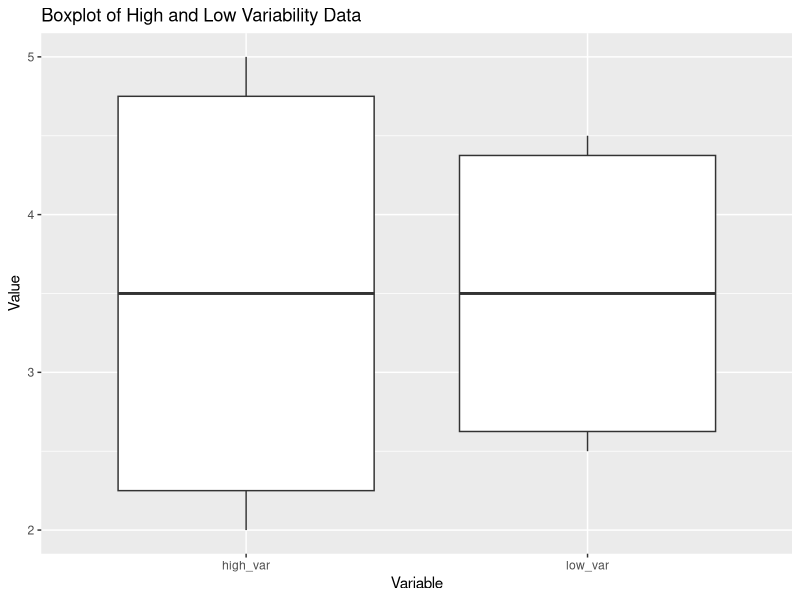
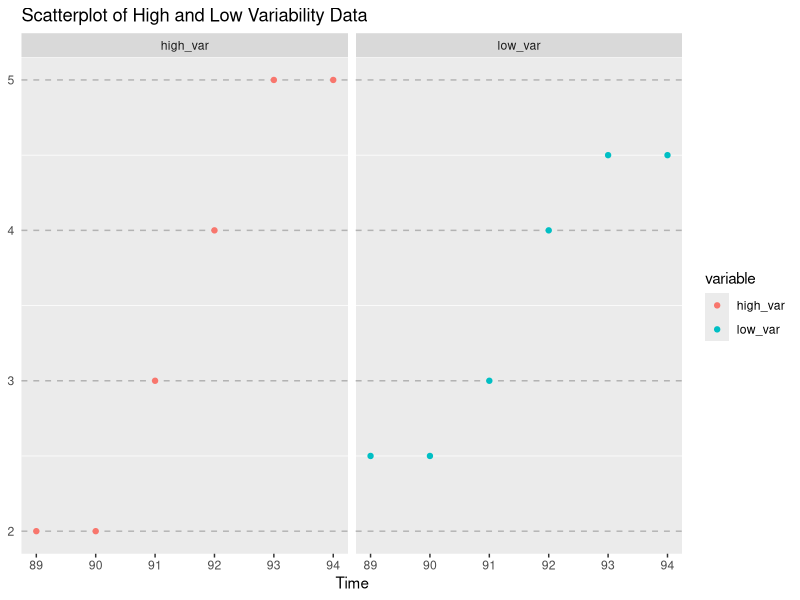
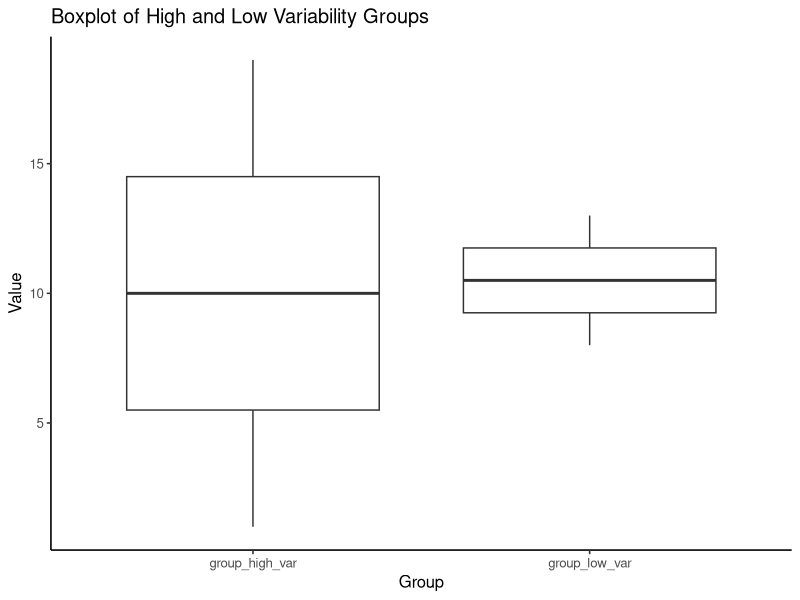
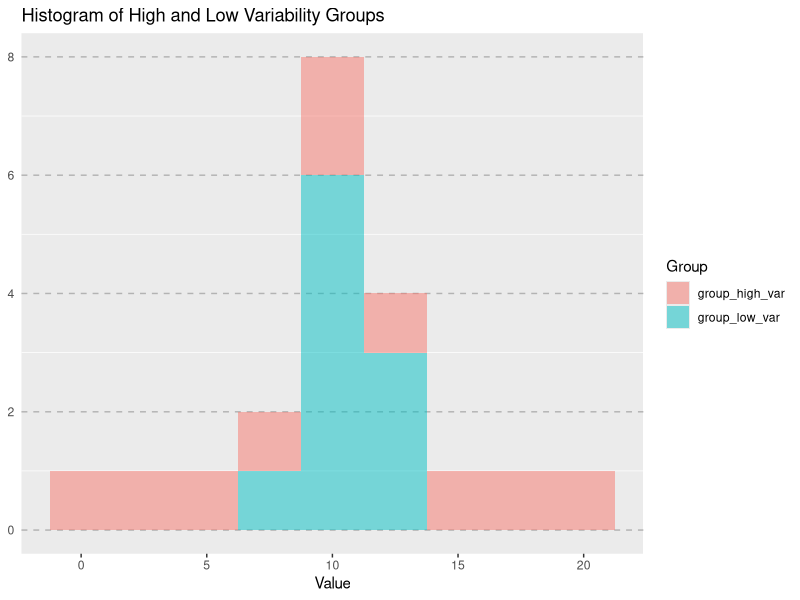
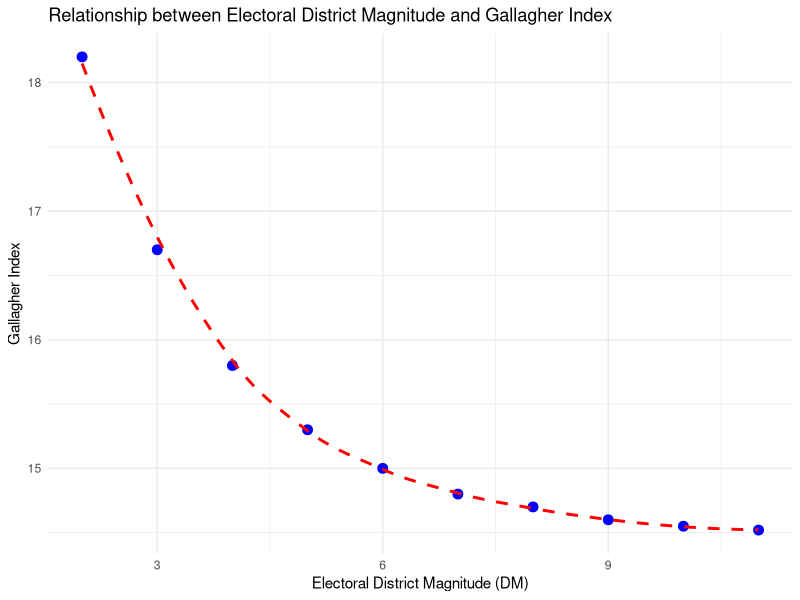
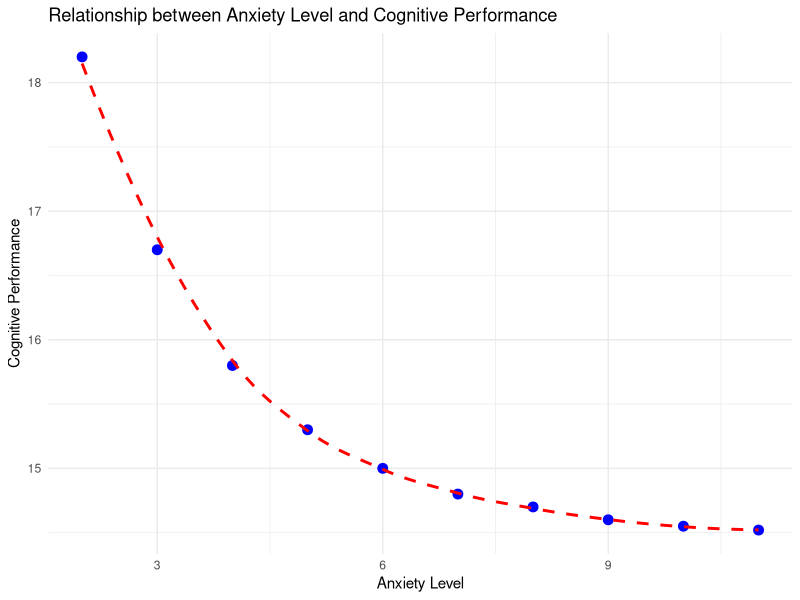
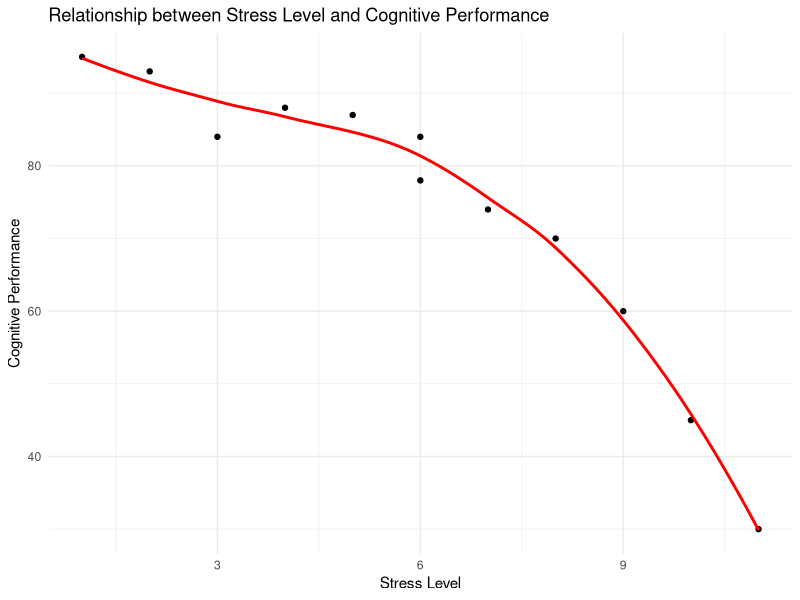
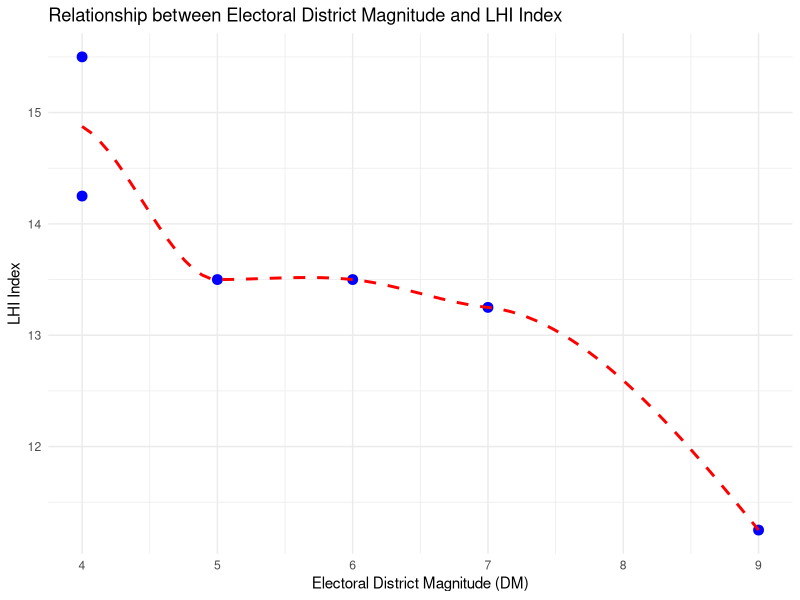

The R source for these figures, in order:
## ---- chunk 1
knitr::opts_chunk$set(echo = TRUE, warning = FALSE, message = FALSE)
library(tidyverse)
library(ggpubr)
## ---- chunk 2
high_var <- c(2, 2, 3, 4, 5, 5)
low_var <- c(2.5, 2.5, 3, 4, 4.5, 4.5)

sd_high_var <- sd(high_var)
sd_low_var <- sd(low_var)

cat("Standard Deviation (High Variability):", round(sd_high_var, 2), "\n")
cat("Standard Deviation (Low Variability):", round(sd_low_var, 2), "\n")

cat("Variance (High Variability):", round(var(high_var), 2), "\n")
cat("Variance (Low Variability):", round(var(low_var), 2), "\n")
## ---- chunk 3
data_sd <- data.frame(time = c(89:94), high_var = high_var, low_var = low_var)

data_long_sd <- data_sd %>%
  pivot_longer(cols = c(high_var, low_var),
               names_to = "variable",
               values_to = "value")

ggplot(data = data_long_sd, aes(x = variable, y = value)) + 
  geom_boxplot() +
  labs(title = "Boxplot of High and Low Variability Data",
       x = "Variable", y = "Value")

ggplot(data = data_long_sd, aes(x = time, y = value, color = variable)) + 
  geom_point() + 
  facet_wrap(vars(variable)) + 
  theme_cleveland() +
  labs(title = "Scatterplot of High and Low Variability Data",
       x = "Time", y = "Value")
## ---- chunk 4
group_high_var <- c(85, 90, 95, 100, 105, 110, 115, 120, 125, 130)
group_low_var <- c(96, 97, 98, 99, 100, 101, 102, 103, 104, 105)

sd_high_var <- sd(group_high_var)
sd_low_var <- sd(group_low_var)

cat("Standard Deviation (High Variability):", round(sd_high_var, 2), "\n")
cat("Standard Deviation (Low Variability):", round(sd_low_var, 2), "\n")
## ---- chunk 5
group_high_var <- c(1, 3, 5, 7, 9, 11, 13, 15, 17, 19)
group_low_var <- c(8, 9, 9, 10, 10, 11, 11, 12, 12, 13)

sd_high_var <- sd(group_high_var)
sd_low_var <- sd(group_low_var)

cat("Standard Deviation (High Variability):", round(sd_high_var, 2), "\n")
cat("Standard Deviation (Low Variability):", round(sd_low_var, 2), "\n")
## ---- chunk 6
cat("High Variability Group:\n")
cat("25th percentile:", quantile(group_high_var, 0.25), "\n")
cat("Median:", median(group_high_var), "\n")
cat("75th percentile:", quantile(group_high_var, 0.75), "\n")

cat("\nLow Variability Group:\n")
cat("25th percentile:", quantile(group_low_var, 0.25), "\n")
cat("Median:", median(group_low_var), "\n")
cat("75th percentile:", quantile(group_low_var, 0.75), "\n")
## ---- chunk 7
data_sd_dm <- data.frame(
  group_high_var = group_high_var,
  group_low_var = group_low_var
)

data_long_dm_sd <- data_sd_dm %>%
  pivot_longer(cols = everything(),
               names_to = "variable",
               values_to = "value")

ggplot(data = data_long_dm_sd) + 
  geom_boxplot(aes(y = value, x = variable)) + 
  theme_classic2() +
  labs(title = "Boxplot of High and Low Variability Groups",
       x = "Group", y = "Value")

ggplot(data = data_long_dm_sd, aes(x = value, fill = factor(variable))) + 
  geom_histogram(alpha = 0.5, binwidth = 2.5) + 
  theme_cleveland() + 
  labs(title = "Histogram of High and Low Variability Groups",
       x = "Value", y = "Count", fill = "Group")
## ---- chunk 8
iqgroup_A = c(100, 120, 80, 140, 70, 100, 90, 150)
iqgroup_B = c(85, 90, 95, 100, 105, 110, 115, 120)

cat("Variance of Group A:", round(var(iqgroup_A), 2), "\n")
cat("Variance of Group B:", round(var(iqgroup_B), 2), "\n")

cat("Standard Deviation of Group A:", round(sd(iqgroup_A), 2), "\n")
cat("Standard Deviation of Group B:", round(sd(iqgroup_B), 2), "\n")
## ---- chunk 9
DM <- c(2, 3, 4, 5, 6, 7, 8, 9, 10, 11)
Gallagher <- c(18.2, 16.7, 15.8, 15.3, 15.0, 14.8, 14.7, 14.6, 14.55, 14.52)

cat("Covariance:", round(cov(DM, Gallagher), 2), "\n")
cat("Pearson Correlation:", round(cor(DM, Gallagher, method = "pearson"), 2), "\n")
cat("Spearman Correlation:", round(cor(DM, Gallagher, method = "spearman"), 2), "\n")

data <- data.frame(DM = DM, Gallagher = Gallagher)

ggplot(data, aes(x = DM, y = Gallagher)) +
  geom_point(size = 3, color = "blue") +
  geom_smooth(method = "loess", se = FALSE, color = "red", linetype = "dashed") +
  labs(x = "Electoral District Magnitude (DM)", y = "Gallagher Index",
       title = "Relationship between Electoral District Magnitude and Gallagher Index") +
  theme_minimal()
## ---- chunk 10
AL <- c(2, 3, 4, 5, 6, 7, 8, 9, 10, 11)
CP <- c(18.2, 16.7, 15.8, 15.3, 15.0, 14.8, 14.7, 14.6, 14.55, 14.52)

cat("Mean Cognitive Performance:", round(mean(CP), 2), "\n")
cat("Variance of Cognitive Performance:", round(var(CP), 2), "\n")
cat("Standard Deviation of Cognitive Performance:", round(sd(CP), 2), "\n")

cat("Covariance:", round(cov(AL, CP), 2), "\n")
cat("Pearson Correlation:", round(cor(AL, CP, method = "pearson"), 2), "\n")
cat("Spearman Correlation:", round(cor(AL, CP, method = "spearman"), 2), "\n")

data_alcp <- data.frame(AL = AL, CP = CP)

ggplot(data_alcp, aes(x = AL, y = CP)) +
  geom_point(size = 3, color = "blue") +
  geom_smooth(method = "loess", se = FALSE, color = "red", linetype = "dashed") +
  labs(x = "Anxiety Level", y = "Cognitive Performance",
       title = "Relationship between Anxiety Level and Cognitive Performance") +
  theme_minimal()

model_alcp <- lm(CP ~ AL, data = data_alcp)
summary(model_alcp)

lin_log_model_alcp <- lm(CP ~ log(AL), data = data_alcp)
summary(lin_log_model_alcp)
## ---- chunk 11
data <- data.frame(
  stress_level = c(1, 2, 3, 4, 5, 6, 6, 7, 8, 9, 10, 11),
  cognitive_performance = c(95, 93, 84, 88, 87, 84, 78, 74, 70, 60, 45, 30)
)

ggplot(data, aes(x = stress_level, y = cognitive_performance)) +
  geom_point() +
  geom_smooth(method = "loess", se = FALSE, color = "red") +
  labs(x = "Stress Level", y = "Cognitive Performance",
       title = "Relationship between Stress Level and Cognitive Performance") +
  theme_minimal()

cat("Pearson Correlation:", round(cor(data$stress_level, data$cognitive_performance, method = "pearson"), 2), "\n")
cat("Spearman Correlation:", round(cor(data$stress_level, data$cognitive_performance, method = "spearman"), 2), "\n")
cat("Kendall's Tau:", round(cor(data$stress_level, data$cognitive_performance, method = "kendall"), 2), "\n")
## ---- chunk 12
# DM <- c(3, 4, 5, 6, 7, 8)
# LHI <- c(15, 12.15, 11.5, 11.5, 11, 10.85)

DM <- c(3, 4, 5, 6, 7, 8, 10)
LHI <- c(15.5, 14.25, 13.5, 13.5, 13, 12.75, 8.5)

DM <- c(3, 4, 5, 6, 7, 9, 10)
LHI <- c(15.5, 14.25, 13.5, 13.5, 13, 12.25, 10.75)

DM <- c(4, 4, 5, 6, 7, 9)
LHI <- c(15.5, 14.25, 13.5, 13.5, 13.25, 11.25)


cat("Variance of DM:", round(var(DM), 2), "\n")
cat("Variance of LHI:", round(var(LHI), 2), "\n")
cat("Standard Deviation of DM:", round(sd(DM), 2), "\n")
cat("Standard Deviation of LHI:", round(sd(LHI), 2), "\n")

cat("Covariance:", round(cov(DM, LHI), 2), "\n")
cat("Pearson Correlation:", round(cor(DM, LHI, method = "pearson"), 2), "\n")
cat("Spearman Correlation:", round(cor(DM, LHI, method = "spearman"), 2), "\n")

data <- data.frame(DM = DM, LHI = LHI)

ggplot(data, aes(x = DM, y = LHI)) +
  geom_point(size = 3, color = "blue") +
  geom_smooth(method = "loess", se = FALSE, color = "red", linetype = "dashed") +
  labs(x = "Electoral District Magnitude (DM)", y = "LHI Index",
       title = "Relationship between Electoral District Magnitude and LHI Index") +
  theme_minimal()

ols1 <- lm(LHI ~ DM, data = data)
summary(ols1)
## ---- chunk 13
# Compute P(45 < X < 55) for X ~ Binomial(100, 0.5)
prob <- sum(dbinom(46:54, 100, 0.5))
cat("P(45 < X < 55) for X ~ Binomial(100, 0.5):", round(prob, 4), "\n")

# Compute P(X >= 8) for X ~ Binomial(10, 0.5)
prob <- sum(dbinom(8:10, 10, 0.5))
cat("P(X >= 8) for X ~ Binomial(10, 0.5):", round(prob, 4), "\n")
## ---- chunk 14
x1 <- c(1, 2, 3, 4, 5)
y1 <- c(2, 4, 5, 7, 8)

data <- data.frame(x1, y1)

model.1 <- lm(y1 ~ x1)
summary(model.1)
## ---- chunk 15
# DM <- c(4,10,3,8,7,4,6,2,7,14)
# LHI <- c(12,8,15,10,6,13,11,16,9,5)

DM <- c(4,10,3,8,7,4)
LHI <- c(12,8,15,10,6,13)

cat("Variance of DM:", round(var(DM), 2), "\n")
cat("Variance of LHI:", round(var(LHI), 2), "\n")
cat("Standard Deviation of DM:", round(sd(DM), 2), "\n")
cat("Standard Deviation of LHI:", round(sd(LHI), 2), "\n")

cat("Covariance:", round(cov(DM, LHI), 2), "\n")
cat("Pearson Correlation:", round(cor(DM, LHI, method = "pearson"), 2), "\n")
cat("Spearman Correlation:", round(cor(DM, LHI, method = "spearman"), 2), "\n")

data <- data.frame(DM = DM, LHI = LHI)

ggplot(data, aes(x = DM, y = LHI)) +
  geom_point(size = 3, color = "blue") +
  geom_smooth(method = "lm", se = FALSE, color = "red", linetype = "dashed") +
  labs(x = "District Magnitude (DM)", y = "LH Index",
       title = "Relationship between District Magnitude and LH Index") +
  theme_minimal()

model_lh <- lm(LHI ~ DM, data = data)
summary(model_lh)
## ---- chunk 16
DM <- c(5,11,4,8,7,4,6,3,7,15)
GHI <- c(12,7,15,10,6,13,11,18,9,2)

cat("Variance of DM:", round(var(DM), 2), "\n")
cat("Variance of GHI:", round(var(GHI), 2), "\n")
cat("Standard Deviation of DM:", round(sd(DM), 2), "\n")
cat("Standard Deviation of GHI:", round(sd(GHI), 2), "\n")

cat("Covariance:", round(cov(DM, GHI), 2), "\n")
cat("Pearson Correlation:", round(cor(DM, GHI, method = "pearson"), 2), "\n")
cat("Spearman Correlation:", round(cor(DM, GHI, method = "spearman"), 2), "\n")

data <- data.frame(DM = DM, GHI = GHI)

ggplot(data, aes(x = DM, y = GHI)) +
  geom_point(size = 3, color = "blue") +
  geom_smooth(method = "loess", se = FALSE, color = "red", linetype = "dashed") +
  labs(x = "District Magnitude (DM)", y = "Gallagher Index",
       title = "Relationship between District Magnitude and Gallagher Index") +
  theme_minimal()

model_gh <- lm(GHI ~ DM, data = data)
summary(model_gh)
## ---- chunk 17
group_high_var <- c(1, 3, 5, 7, 9, 11, 13, 15, 17, 19)
group_low_var <- c(8, 9, 9, 10, 10, 11, 11, 12, 12, 13)

sd_high_var <- sd(group_high_var)
sd_low_var <- sd(group_low_var)

cat("Standard Deviation (High Variability):", round(sd_high_var, 2), "\n")
cat("Standard Deviation (Low Variability):", round(sd_low_var, 2), "\n")
## ---- chunk 18
DM <- c(2, 3, 4, 5, 6, 7, 8, 9, 10, 11)
Gallagher <- c(18.2, 16.7, 15.8, 15.3, 15.0, 14.8, 14.7, 14.6, 14.55, 14.52)

cat("Variance of DM:", round(var(DM), 2), "\n")
cat("Variance of Gallagher:", round(var(Gallagher), 2), "\n")
cat("Standard Deviation of DM:", round(sd(DM), 2), "\n")
cat("Standard Deviation of Gallagher:", round(sd(Gallagher), 2), "\n")

cat("Covariance:", round(cov(DM, Gallagher), 2), "\n")
cat("Spearman Correlation:", round(cor(DM, Gallagher, method = "spearman"), 2), "\n")

data_disp <- data.frame(DM, Gallagher)

ggplot(data_disp, aes(x = DM, y = Gallagher)) +
  geom_point(size = 3, color = "blue") +
  geom_smooth(method = "loess", se = FALSE, color = "red", linetype = "dashed") +
  labs(x = "Electoral District Magnitude (DM)", y = "Gallagher Index",
       title = "Relationship between Electoral District Magnitude and Gallagher Index") +
  theme_minimal() +
  theme(
    plot.title = element_text(hjust = 0.5, size = 14, face = "bold"),
    axis.title = element_text(size = 12),
    axis.text = element_text(size = 10)
  )

# Linear model
model_disp <- lm(Gallagher ~ DM, data = data_disp)
summary(model_disp)

# Log-linear model
lin_log_model_disp <- lm(Gallagher ~ log(DM), data = data_disp)
summary(lin_log_model_disp)
## ---- chunk 19
data_alcp <- data.frame(
  stress_level = c(1, 2, 3, 4, 5, 6, 6, 7, 8, 9, 10, 11),
  cognitive_performance = c(95, 93, 84, 88, 87, 84, 78, 74, 70, 60, 45, 30)
)

ggplot(data_alcp, aes(x = stress_level, y = cognitive_performance)) +
  geom_point() +
  geom_smooth(method = "loess", se = FALSE, color = "red") +
  labs(x = "Stress Level", y = "Cognitive Performance",
       title = "Relationship between Stress Level and Cognitive Performance") +
  theme_minimal()

cat("Pearson Correlation:", round(cor(data_alcp$stress_level, data_alcp$cognitive_performance, method = "pearson"), 2), "\n")
cat("Spearman Correlation:", round(cor(data_alcp$stress_level, data_alcp$cognitive_performance, method = "spearman"), 2), "\n")
cat("Kendall's Tau:", round(cor(data_alcp$stress_level, data_alcp$cognitive_performance, method = "kendall"), 2), "\n")

model_alcp <- lm(stress_level ~ cognitive_performance, data = data_alcp)
summary(model_alcp)
## ---- chunk 20
group_high_var <- c(1, 3, 5, 7, 9, 11, 13, 15, 17, 19)
group_low_var <- c(8, 9, 9, 10, 10, 11, 11, 12, 12, 13)

sd_high_var <- sd(group_high_var)
sd_low_var <- sd(group_low_var)

cat("Standard Deviation (High Variability):", round(sd_high_var, 2), "\n")
cat("Standard Deviation (Low Variability):", round(sd_low_var, 2), "\n")

data_sd_dm <- data.frame(
  group_high_var = group_high_var,
  group_low_var = group_low_var
)

data_long_dm_sd <- data_sd_dm %>%
  pivot_longer(cols = everything(),
               names_to = "variable",
               values_to = "value")

ggplot(data = data_long_dm_sd) + 
  geom_boxplot(aes(y = value, x = variable)) + 
  theme_classic2() +
  labs(title = "Box Plot of High and Low Variability Groups",
       x = "Group", y = "Value")

ggplot(data = data_long_dm_sd, aes(x = value, fill = factor(variable))) + 
  geom_histogram(alpha = 0.5, binwidth = 2) + 
  theme_cleveland() + 
  labs(title = "Histogram of High and Low Variability Groups",
       x = "Value", y = "Count", fill = "Group")

ggplot(data = data_long_dm_sd, aes(x = value)) + 
  geom_histogram(alpha = 0.5, binwidth = 2.5) + 
  facet_grid(. ~ variable) + 
  theme_cleveland() +
  labs(title = "Faceted Histogram of High and Low Variability Groups",
       x = "Value", y = "Count")
## ---- chunk 21
library(dplyr)

# Generate synthetic data
set.seed(123)  # For reproducibility

data <- data.frame(
  age = rnorm(1000, mean = 45, sd = 15),
  income = rnorm(1000, mean = 50000, sd = 20000),
  education = sample(c("High School", "Bachelor's", "Master's", "PhD"), 1000, replace = TRUE),
  voted = sample(c(0, 1), 1000, replace = TRUE, prob = c(0.4, 0.6))
)

# Explore the data
summary(data)
table(data$education, data$voted)

# Prepare the data for logistic regression
data$education <- as.factor(data$education)  # Convert education to a factor variable

# Fit the logistic regression model
model <- glm(voted ~ age + income + education, data = data, family = binomial(link = "logit"))

# Interpret the model results
summary(model)

# Make predictions using the model
new_voter <- data.frame(age = 30, income = 60000, education = "Bachelor's")
predict(model, new_voter, type = "response")
## ---- chunk 22
#| echo: true
# Our data
anxiety <- c(2.5, 3.2, 4.1, 4.8, 5.6, 6.3, 7.0, 7.9)  # Anxiety scores
performance <- rev(c(72, 68, 74, 77, 82, 78, 85, 80))      # Exam scores (%)
anxiety
performance

# Create a data frame for easy viewing
data <- data.frame(
  Student = 1:8,
  Anxiety = anxiety,
  Performance = performance
)
print(data)

#| echo: true
# Verify our calculations
mean_x <- mean(anxiety)
mean_y <- mean(performance)
cat("Mean Anxiety:", mean_x, "\n")
cat("Mean Performance:", mean_y, "\n")

cat("Variance of Anxiety:", var(anxiety), "\n")
cat("SD of Anxiety:", sd(anxiety), "\n")
cat("Variance of Performance:", var(performance), "\n")
cat("SD of Performance:", sd(performance), "\n")

actual_cor <- cor(anxiety, performance)
cat("Pearson correlation coefficient:", actual_cor, "\n")

#| echo: true
#| warning: false
# Visualize errors for an arbitrary line
library(ggplot2)

# Create a simple model
data <- data.frame(anxiety = anxiety, performance = performance)
simple_model <- lm(performance ~ anxiety, data = data)
summary(simple_model)
data$predicted <- predict(simple_model)

# Plot with error lines
ggplot(data, aes(x = anxiety, y = performance)) +
  geom_point(size = 4, color = "darkblue") +
  geom_smooth(method = "lm", se = FALSE, color = "red") +
  geom_segment(aes(xend = anxiety, yend = predicted), 
               color = "gray50", linetype = "dashed", alpha = 0.7) +
  labs(
    title = "Visualizing Errors in Regression",
    subtitle = "Dashed lines show errors (residuals) from each point to the regression line",
    x = "Test Anxiety Score",
    y = "Exam Performance (%)"
  ) +
  theme_minimal()

## ---- chunk 23
#| echo: true
# Adjusted data for more realistic correlation
anxiety <- c(2.5, 3.2, 4.1, 4.8, 5.6, 6.3, 7.0, 7.9)
performance <- c(82, 84, 78, 75, 72, 71, 67, 65)

# Recalculate with adjusted data
mean_y_new <- mean(performance)  # 74.25
var_y_new <- var(performance)     # 49.07
sd_y_new <- sd(performance)       # 7.005

# Calculate new covariance
deviations_x <- anxiety - mean(anxiety)
deviations_y <- performance - mean(performance)
cov_xy_new <- sum(deviations_x * deviations_y) / 7  # -10.05

# New correlation
cor_new <- cor(anxiety, performance)
cat("Adjusted correlation:", cor_new, "\n")
